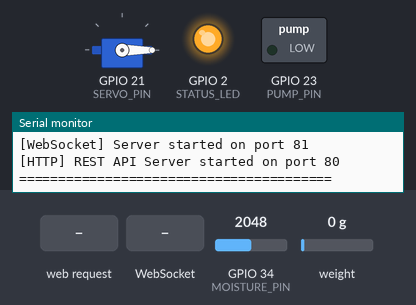
A sketch run on a simulated ESP32. On the bench: servo, switched loads named in the sketch (green lamp = pin HIGH), output pins drawn as LEDs (lit = HIGH), the last lines printed to the serial monitor. Dashed ring = blinking. The test bench sets the inputs (shaded band); at power-on: GPIO 34 (MOISTURE_PIN) = 2048, weight on the scale 0 g. WiFi joins after 1.5 s; servers stay silent unless stated; uploads are accepted with an empty reply; the local clock reads 2024-03-15 10:24:30 at power-on unless the sketch sets it.

Above: at 4.0 s.
4.1 s: HTTP request GET /api/command?command=pump received
At 6.7 s:
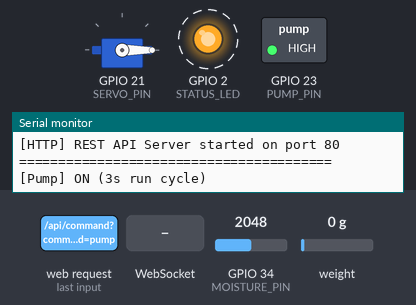
8.2 s: WebSocket text "dispense" received
At 8.7 s:
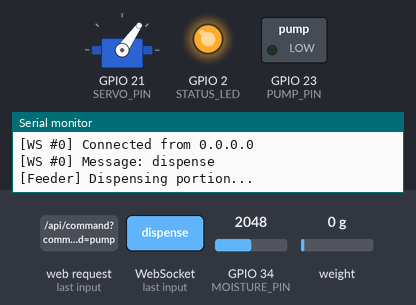
11.7 s: HTTP request GET /pump received
At 15.56 s:
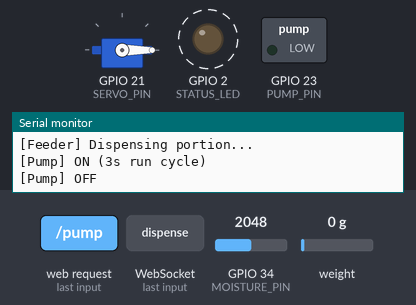
15.8 s: WebSocket text "pump" received
At 15.96 s:
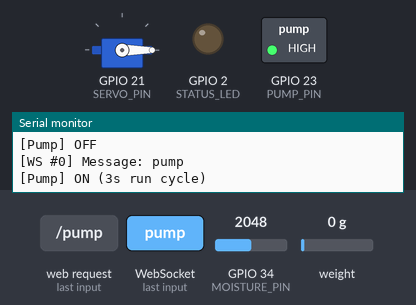
19.9 s: HTTP request GET /pump received
At 23.18 s:
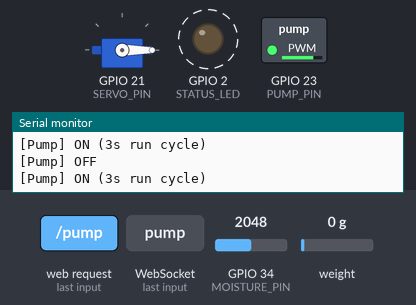
Timing chart, 0 to 27.1 s (numbered marks = the images above; inputs shaded):
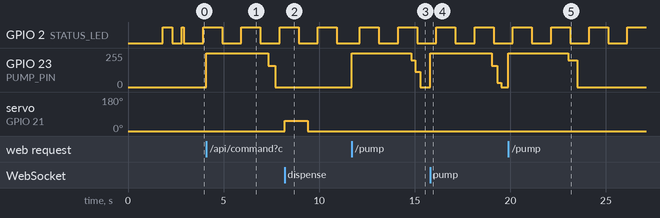

The sketch:

PawStationCode.ino
```cpp
/*
 * ==============================================================================
 * PawStation ESP32 Direct Wi-Fi Firmware
 * ==============================================================================
 * File: firmware/PawStationDirect/PawStationDirect.ino
 * ==============================================================================
 */

#include <WiFi.h>
#include <WebServer.h>
#include <WebSocketsServer.h>
#include <ESPmDNS.h>
#include <HX711.h>
#include <ESP32Servo.h>
#include <time.h>
#include <HTTPClient.h>
#include <WiFiClientSecure.h>

// ==============================================================================
// 1. PIN CONFIGURATION
// ==============================================================================
#define MOISTURE_PIN 34  // Moisture / Water level sensor AO (ADC1, Wi-Fi safe)
#define HX_DT_PIN    19  // HX711 Load Cell Data
#define HX_SCK_PIN   18  // HX711 Load Cell Clock
#define PUMP_PIN     23  // XY-MOS MOSFET TRIG / PWM
#define SERVO_PIN    21  // SG90 Feeder Servo signal
#define STATUS_LED   2   // Built-in status LED

// ==============================================================================
// 2. WI-FI & TIME CONFIGURATION
// ==============================================================================
// >>> REPLACE WITH YOUR HOME 2.4 GHz WI-FI CREDENTIALS <<<
const char* WIFI_SSID     = "MeowWhyfi";
const char* WIFI_PASSWORD = "23434523";

// Fallback SoftAP if Home Wi-Fi is unreachable
const char* AP_SSID       = "PawStation-AP";
const char* AP_PASSWORD   = "pawstation123";

// NTP Time Configuration (Default: UTC+8)
const long  GMT_OFFSET_SEC      = 8 * 3600;  // Adjust to your timezone offset in seconds
const int   DAYLIGHT_OFFSET_SEC = 0;
const char* NTP_SERVER_1        = "pool.ntp.org";
const char* NTP_SERVER_2        = "time.google.com";

// ==============================================================================
// 2.1 CLOUD RELAY CONFIGURATION (ZERO-PNA MOBILE CONTROL)
// ==============================================================================
// Target endpoint on your deployed Vercel application
const char* CLOUD_SYNC_URL = "https://paw-station.vercel.app/api/station/cloud-sync";
unsigned long lastCloudSyncTime = 0;
const unsigned long CLOUD_SYNC_INTERVAL_MS = 1500; // Poll cloud every 1.5 seconds

// ==============================================================================
// 3. HARDWARE & CALIBRATION CONSTANTS
// ==============================================================================
// Use negative calibration factor (-420.0) so downward platform pressure produces positive weight
float CALIBRATION_FACTOR = -420.0;   // Tune with a known weight (e.g. 500g)
const int CAT_WEIGHT_G   = 500;      // Grams threshold to detect cat visit
const int LOW_WATER_RAW  = 1500;     // Raw ADC threshold: below this = low water

const int SERVO_FILL_POS = 0;       // Resting fill angle
const int SERVO_DROP_POS = 55;      // Dispense drop angle
const unsigned long DISPENSE_MS = 1200;

// Pump PWM setup
const int PUMP_PWM_FREQ    = 1000;
const int PUMP_PWM_RES     = 8;      // Duty 0-255
const int PUMP_PWM_CHANNEL = 4;
const unsigned long PUMP_RUN_MS      = 3000;
const unsigned long PUMP_RAMPDOWN_MS = 600;

// ==============================================================================
// 4. GLOBAL INSTANCES & SYSTEM STATE
// ==============================================================================
HX711 scale;
Servo feeder;
WebServer server(80);
WebSocketsServer webSocket = WebSocketsServer(81);

float weightG    = 0.0;
long  rawValue   = 0;
bool  scaleOk    = false;
int   waterRaw   = 0;
bool  waterLow   = false;
bool  catPresent = false;
int   catVisits  = 0;

enum PumpState { PUMP_OFF, PUMP_RUN, PUMP_RAMP };
PumpState pumpState = PUMP_OFF;
unsigned long pumpT0 = 0;

bool dispensing = false;
unsigned long dispenseT0 = 0;

// Schedule & Clock State
String feedingSchedule = "08:00,18:00";
String lastAutoFeed    = "--";
String lastCheckedMin  = "";

// ==============================================================================
// 5. HELPER FUNCTIONS: TIME & SCHEDULING
// ==============================================================================
String getCurrentTimeStr(bool &isOk) {
  struct tm timeinfo;
  if (!getLocalTime(&timeinfo, 50)) {
    isOk = false;
    unsigned long sec = millis() / 1000;
    char buf[16];
    snprintf(buf, sizeof(buf), "%02lu:%02lu:%02lu", (sec / 3600) % 24, (sec / 60) % 60, sec % 60);
    return String(buf);
  }
  isOk = true;
  char buf[16];
  snprintf(buf, sizeof(buf), "%02d:%02d:%02d", timeinfo.tm_hour, timeinfo.tm_min, timeinfo.tm_sec);
  return String(buf);
}

// ==============================================================================
// 6. HELPER FUNCTIONS: ACTUATORS
// ==============================================================================
void pumpWrite(int duty) {
#if ESP_ARDUINO_VERSION_MAJOR >= 3
  ledcWriteChannel(PUMP_PWM_CHANNEL, duty);
#else
  ledcWrite(PUMP_PWM_CHANNEL, duty);
#endif
}

void triggerDispense() {
  if (!dispensing) {
    feeder.attach(SERVO_PIN, 500, 2400);
    feeder.write(SERVO_DROP_POS);
    dispenseT0 = millis();
    dispensing = true;
    Serial.println("[Feeder] Dispensing portion...");
  }
}

void triggerPump() {
  if (pumpState == PUMP_OFF) {
    pumpWrite(255);
    pumpState = PUMP_RUN;
    pumpT0 = millis();
    Serial.println("[Pump] ON (3s run cycle)");
  }
}

void triggerTare() {
  if (scale.wait_ready_timeout(500)) {
    scale.tare(5);
    Serial.println("[Scale] Zeroed / Tared");
  }
}

void updatePump(unsigned long now) {
  if (pumpState == PUMP_RUN) {
    if (now - pumpT0 >= PUMP_RUN_MS) {
      pumpState = PUMP_RAMP;
      pumpT0 = now;
    }
  } else if (pumpState == PUMP_RAMP) {
    unsigned long elapsed = now - pumpT0;
    if (elapsed >= PUMP_RAMPDOWN_MS) {
      pumpWrite(0);
      pumpState = PUMP_OFF;
      Serial.println("[Pump] OFF");
    } else {
      pumpWrite(255 - (int)(255UL * elapsed / PUMP_RAMPDOWN_MS));
    }
  }
}

const char* pumpName() {
  return pumpState == PUMP_OFF ? "OFF" : (pumpState == PUMP_RUN ? "RUNNING" : "STOPPING");
}

void checkSchedule(const String &clockStr, bool timeOk) {
  if (!timeOk) return;
  String currentHHMM = clockStr.substring(0, 5); // "HH:MM"
  if (currentHHMM == lastCheckedMin) return;
  lastCheckedMin = currentHHMM;

  int startIndex = 0;
  while (startIndex < (int)feedingSchedule.length()) {
    int commaIndex = feedingSchedule.indexOf(',', startIndex);
    if (commaIndex == -1) commaIndex = feedingSchedule.length();
    String scheduledSlot = feedingSchedule.substring(startIndex, commaIndex);
    scheduledSlot.trim();
    if (scheduledSlot == currentHHMM) {
      Serial.printf("[Scheduler] Auto-feed triggered for %s\n", scheduledSlot.c_str());
      triggerDispense();
      lastAutoFeed = currentHHMM;
      break;
    }
    startIndex = commaIndex + 1;
  }
}

// ==============================================================================
// 7. TELEMETRY JSON GENERATOR
// ==============================================================================
String buildTelemetryJson() {
  bool timeOk = false;
  String clockStr = getCurrentTimeStr(timeOk);
  int rssiVal = (WiFi.status() == WL_CONNECTED) ? WiFi.RSSI() : -40;

  String json = "{";
  json += "\"weight\":" + String(weightG, 1) + ",";
  json += "\"raw\":" + String(rawValue) + ",";
  json += "\"scaleOk\":" + String(scaleOk ? "true" : "false") + ",";
  json += "\"cat\":" + String(catPresent ? "true" : "false") + ",";
  json += "\"visits\":" + String(catVisits) + ",";
  json += "\"water\":" + String(waterRaw) + ",";
  json += "\"waterLow\":" + String(waterLow ? "true" : "false") + ",";
  json += "\"pump\":\"" + String(pumpName()) + "\",";
  json += "\"dispensing\":" + String(dispensing ? "true" : "false") + ",";
  json += "\"rssi\":" + String(rssiVal) + ",";
  json += "\"clock\":\"" + clockStr + "\",";
  json += "\"timeOk\":" + String(timeOk ? "true" : "false") + ",";
  json += "\"sched\":\"" + feedingSchedule + "\",";
  json += "\"lastAuto\":\"" + lastAutoFeed + "\"";
  json += "}";
  return json;
}

// ==============================================================================
// 8. WEBSOCKET EVENT HANDLER
// ==============================================================================
void parseAndExecuteCommand(const String &cmdText) {
  if (cmdText.indexOf("dispense") >= 0) {
    triggerDispense();
  } else if (cmdText.indexOf("pump") >= 0) {
    triggerPump();
  } else if (cmdText.indexOf("tare") >= 0) {
    triggerTare();
  } else if (cmdText.indexOf("\"schedule\"") >= 0 || cmdText.indexOf("\"sched\"") >= 0) {
    int keyPos = cmdText.indexOf("schedule");
    if (keyPos < 0) keyPos = cmdText.indexOf("sched");
    int colonPos = cmdText.indexOf(':', keyPos);
    if (colonPos > 0) {
      int quote1 = cmdText.indexOf('"', colonPos);
      int quote2 = cmdText.indexOf('"', quote1 + 1);
      if (quote1 > 0 && quote2 > quote1) {
        feedingSchedule = cmdText.substring(quote1 + 1, quote2);
        Serial.printf("[Scheduler] Updated via WS to: %s\n", feedingSchedule.c_str());
      }
    }
  }
}

void webSocketEvent(uint8_t num, WStype_t type, uint8_t * payload, size_t length) {
  switch (type) {
    case WStype_DISCONNECTED:
      Serial.printf("[WS #%u] Disconnected\n", num);
      break;
    case WStype_CONNECTED: {
      IPAddress ip = webSocket.remoteIP(num);
      Serial.printf("[WS #%u] Connected from %s\n", num, ip.toString().c_str());
      String telemetry = buildTelemetryJson();   // <-- store first
      webSocket.sendTXT(num, telemetry);
      break;
    }
    case WStype_TEXT: {
      String msg = String((char*)payload);
      Serial.printf("[WS #%u] Message: %s\n", num, msg.c_str());
      parseAndExecuteCommand(msg);
      String telemetry = buildTelemetryJson();   // <-- store first
      webSocket.sendTXT(num, telemetry);
      break;
    }
    default:
      break;
  }
}
// ==============================================================================
// 9. HTTP REST HANDLERS & CORS SUPPORT
// ==============================================================================
void setCorsHeaders() {
  server.sendHeader("Access-Control-Allow-Origin", "*");
  server.sendHeader("Access-Control-Allow-Methods", "GET, POST, OPTIONS");
  server.sendHeader("Access-Control-Allow-Headers", "Content-Type");
  server.sendHeader("Access-Control-Allow-Private-Network", "true");
}

void handleOptions() {
  setCorsHeaders();
  server.send(204);
}

void handleTelemetry() {
  setCorsHeaders();
  server.send(200, "application/json", buildTelemetryJson());
}

void handleCommandPost() {
  setCorsHeaders();
  String body = "";
  if (server.hasArg("plain")) {
    body = server.arg("plain");
  } else if (server.hasArg("command")) {
    body = server.arg("command");
  } else if (server.hasArg("cmd")) {
    body = server.arg("cmd");
  } else if (server.hasArg("action")) {
    body = server.arg("action");
  }
  if (body.length() > 0) {
    parseAndExecuteCommand(body);
  }
  server.send(200, "application/json", "{\"status\":\"ok\"}");
}

void handleSchedulePost() {
  setCorsHeaders();
  if (server.hasArg("plain")) {
    String body = server.arg("plain");
    parseAndExecuteCommand(body);
  }
  server.send(200, "application/json", "{\"status\":\"ok\",\"schedule\":\"" + feedingSchedule + "\"}");
}

void handleStatus() {
  setCorsHeaders();
  String ip = (WiFi.status() == WL_CONNECTED) ? WiFi.localIP().toString() : WiFi.softAPIP().toString();
  String json = "{";
  json += "\"status\":\"online\",";
  json += "\"ip\":\"" + ip + "\",";
  json += "\"hostname\":\"pawstation.local\",";
  json += "\"uptime_s\":" + String(millis() / 1000);
  json += "}";
  server.send(200, "application/json", json);
}

// Emergency Fallback UI
const char index_html[] PROGMEM = R"rawliteral(
<!DOCTYPE html>
<html>
<head>
  <meta charset="UTF-8">
  <meta name="viewport" content="width=device-width, initial-scale=1">
  <title>PawStation Emergency Console</title>
  <style>
    body { font-family: -apple-system, sans-serif; background: #0f1117; color: #fff; text-align: center; padding: 24px; margin: 0; }
    .card { max-width: 420px; margin: auto; background: #181d28; padding: 24px; border-radius: 20px; border: 1px solid #282f40; }
    h1 { font-size: 20px; color: #f59e0b; margin-bottom: 20px; }
    .metric { background: #10131c; border-radius: 12px; padding: 12px; margin-bottom: 12px; text-align: left; }
    .label { font-size: 11px; color: #8892b0; text-transform: uppercase; font-weight: 600; }
    .val { font-size: 28px; font-weight: bold; color: #fff; font-family: monospace; }
    .btn-grid { display: grid; grid-template-columns: 1fr; gap: 8px; margin-top: 16px; }
    button { padding: 12px; font-size: 13px; font-weight: 600; border-radius: 10px; border: none; cursor: pointer; background: #f59e0b; color: #000; text-transform: uppercase; }
    .btn-secondary { background: #282f40; color: #fff; }
  </style>
</head>
<body>
  <div class="card">
    <h1>PAWSTATION DIRECT</h1>
    <div class="metric"><div class="label">Scale Weight</div><div class="val" id="w">-- g</div></div>
    <div class="metric"><div class="label">Water Reservoir</div><div class="val" id="water">--</div></div>
    <div class="metric"><div class="label">Cat Visits Today</div><div class="val" id="v">--</div></div>
    <div class="btn-grid">
      <button onclick="fetch('/api/command',{method:'POST',body:JSON.stringify({command:'dispense'})})">Dispense Food</button>
      <button onclick="fetch('/api/command',{method:'POST',body:JSON.stringify({command:'pump'})})" class="btn-secondary">Run Pump (3s)</button>
      <button onclick="fetch('/api/command',{method:'POST',body:JSON.stringify({command:'tare'})})" class="btn-secondary">Zero Scale</button>
    </div>
  </div>
  <script>
    setInterval(() => {
      fetch('/api/telemetry').then(r => r.json()).then(d => {
        document.getElementById('w').textContent = d.weight.toFixed(1) + ' g';
        document.getElementById('water').textContent = d.waterLow ? 'LOW REFILL' : 'NORMAL (' + d.water + ')';
        document.getElementById('v').textContent = d.visits + (d.cat ? ' (CAT HERE)' : '');
      }).catch(() => {});
    }, 1000);
  </script>
</body>
</html>
)rawliteral";

// ==============================================================================
// 9.1 SUPABASE / VERCEL CLOUD RELAY (ZERO-PNA MOBILE SYNC)
// ==============================================================================
void syncWithCloud() {
  if (WiFi.status() != WL_CONNECTED) return;

  WiFiClientSecure client;
  client.setInsecure(); // Fast TLS handshake without cert pinning

  HTTPClient https;
  if (!https.begin(client, CLOUD_SYNC_URL)) {
    return;
  }

  https.addHeader("Content-Type", "application/json");
  https.setTimeout(2500);

  String payload = buildTelemetryJson();
  int httpCode = https.POST(payload);

  if (httpCode == 200) {
    String response = https.getString();
    // Parse pending command e.g. "command":"dispense"
    int cmdIdx = response.indexOf("\"command\":\"");
    if (cmdIdx != -1) {
      int start = cmdIdx + 11;
      int end = response.indexOf("\"", start);
      if (end != -1) {
        String cmd = response.substring(start, end);
        if (cmd.length() > 0 && cmd != "null") {
          Serial.print("[Cloud] Executing queued command from mobile: ");
          Serial.println(cmd);
          parseAndExecuteCommand(cmd);
        }
      }
    }
  }

  https.end();
}

// ==============================================================================
// 10. SETUP INITIALIZATION
// ==============================================================================
void setup() {
  Serial.begin(115200);
  delay(500);
  Serial.println("\n\n========================================");
  Serial.println("  PAWSTATION SMART PET HARDWARE INITIALIZING  ");
  Serial.println("========================================");

  pinMode(STATUS_LED, OUTPUT);
  pinMode(MOISTURE_PIN, INPUT);

  // Initialize Servo
  ESP32PWM::allocateTimer(0);
  feeder.setPeriodHertz(50);
  feeder.attach(SERVO_PIN, 500, 2400);
  feeder.write(SERVO_FILL_POS);
  delay(300);
  feeder.detach(); // Detach initially to prevent motor hum/heating

  // Initialize Pump PWM
#if ESP_ARDUINO_VERSION_MAJOR >= 3
  ledcAttachChannel(PUMP_PIN, PUMP_PWM_FREQ, PUMP_PWM_RES, PUMP_PWM_CHANNEL);
#else
  ledcSetup(PUMP_PWM_CHANNEL, PUMP_PWM_FREQ, PUMP_PWM_RES);
  ledcAttachPin(PUMP_PIN, PUMP_PWM_CHANNEL);
#endif
  pumpWrite(0);

  // Initialize HX711 Scale
  scale.begin(HX_DT_PIN, HX_SCK_PIN);
  if (scale.wait_ready_timeout(1000)) {
    scale.set_scale(CALIBRATION_FACTOR);
    scale.tare(5);
    scaleOk = true;
    Serial.println("[Scale] HX711 connected and tared successfully.");
  } else {
    Serial.println("[Scale] WARNING: HX711 not detected. Continuing in offline scale mode.");
  }

  // Connect to Home Wi-Fi
  Serial.printf("[Wi-Fi] Connecting to %s", WIFI_SSID);
  WiFi.mode(WIFI_STA);
  WiFi.begin(WIFI_SSID, WIFI_PASSWORD);

  unsigned long startAttempt = millis();
  while (WiFi.status() != WL_CONNECTED && millis() - startAttempt < 15000) {
    delay(500);
    Serial.print(".");
    digitalWrite(STATUS_LED, !digitalRead(STATUS_LED));
  }

  if (WiFi.status() == WL_CONNECTED) {
    digitalWrite(STATUS_LED, HIGH);
    Serial.println("\n[Wi-Fi] Connected successfully!");
    Serial.print("[Wi-Fi] IP Address: ");
    Serial.println(WiFi.localIP());

    // Start mDNS Responder
    if (MDNS.begin("pawstation")) {
      Serial.println("[mDNS] Responder started: http://pawstation.local");
      MDNS.addService("http", "tcp", 80);
      MDNS.addService("ws", "tcp", 81);
    }

    configTime(GMT_OFFSET_SEC, DAYLIGHT_OFFSET_SEC, NTP_SERVER_1, NTP_SERVER_2);
  } else {
    Serial.println("\n[Wi-Fi] Connection timeout. Launching Fallback SoftAP...");
    WiFi.mode(WIFI_AP);
    WiFi.softAP(AP_SSID, AP_PASSWORD);
    Serial.print("[Wi-Fi AP] SoftAP SSID: ");
    Serial.println(AP_SSID);
    Serial.print("[Wi-Fi AP] IP Address: ");
    Serial.println(WiFi.softAPIP());
  }

  // Start Embedded WebSocket Server on Port 81
  webSocket.begin();
  webSocket.onEvent(webSocketEvent);
  Serial.println("[WebSocket] Server started on port 81");

  // Register WebServer HTTP Routes
  server.on("/", []() {
    setCorsHeaders();
    server.send(200, "text/html", index_html);
  });
  server.on("/api/telemetry", HTTP_GET, handleTelemetry);
  server.on("/api/telemetry", HTTP_OPTIONS, handleOptions);
  server.on("/api/command", HTTP_GET, []() {
    setCorsHeaders();
    String cmd = server.hasArg("command") ? server.arg("command") : (server.hasArg("cmd") ? server.arg("cmd") : "");
    if (cmd.length() > 0) {
      parseAndExecuteCommand(cmd);
    }
    server.send(200, "application/json", "{\"status\":\"ok\"}");
  });
  server.on("/api/command", HTTP_POST, handleCommandPost);
  server.on("/api/command", HTTP_OPTIONS, handleOptions);
  server.on("/api/schedule", HTTP_POST, handleSchedulePost);
  server.on("/api/schedule", HTTP_OPTIONS, handleOptions);
  server.on("/api/status", HTTP_GET, handleStatus);
  server.on("/api/status", HTTP_OPTIONS, handleOptions);

  // Backward compatibility routes
  server.on("/data", HTTP_GET, handleTelemetry);
  server.on("/dispense", HTTP_GET, []() { triggerDispense(); handleTelemetry(); });
  server.on("/pump", HTTP_GET, []() { triggerPump(); handleTelemetry(); });
  server.on("/tare", HTTP_GET, []() { triggerTare(); handleTelemetry(); });

  server.begin();
  Serial.println("[HTTP] REST API Server started on port 80");
  Serial.println("========================================\n");
}

// ==============================================================================
// 11. MAIN EXECUTION LOOP
// ==============================================================================
void loop() {
  server.handleClient();
  webSocket.loop();

  unsigned long now = millis();

  updatePump(now);

  if (dispensing && now - dispenseT0 >= DISPENSE_MS) {
    feeder.write(SERVO_FILL_POS);
    dispensing = false;
    delay(200);
    feeder.detach();
  }

  static unsigned long lastTelemetryTime = 0;
  if (now - lastTelemetryTime >= 1000) {
    lastTelemetryTime = now;

    // Wait up to 150ms for 10Hz HX711 conversion cycle (~100ms)
    if (scale.wait_ready_timeout(150)) {
      if (!scaleOk) {
        scale.set_scale(CALIBRATION_FACTOR);
        scale.tare(3);
        scaleOk = true;
      }
      rawValue = scale.read();
      float delta = (float)(rawValue - scale.get_offset());
      float rawWeight = delta / CALIBRATION_FACTOR;
      // Filter micro noise around 0, but preserve true negative readings so wiring polarity can be debugged
      if (fabs(rawWeight) < 2.0) {
        weightG = 0.0;
      } else {
        weightG = rawWeight;
      }
    } else {
      scaleOk = false;
    }

    waterRaw = analogRead(MOISTURE_PIN);
    waterLow = (waterRaw < LOW_WATER_RAW);

    if (scaleOk && weightG >= CAT_WEIGHT_G) {
      if (!catPresent) {
        catPresent = true;
        catVisits++;
      }
    } else {
      catPresent = false;
    }

    bool timeOk = false;
    String clockStr = getCurrentTimeStr(timeOk);
    checkSchedule(clockStr, timeOk);

    // Broadcast Telemetry via WebSocket to all web clients
    String payload = buildTelemetryJson();
    webSocket.broadcastTXT(payload);

    digitalWrite(STATUS_LED, !digitalRead(STATUS_LED));
  }

  // 6. Background Cloud Relay Sync (Runs every 1.5s for Zero-PNA Mobile Control)
  if (now - lastCloudSyncTime >= CLOUD_SYNC_INTERVAL_MS) {
    lastCloudSyncTime = now;
    syncWithCloud();
  }
}
```

Measured:
- after the input at 4.1 s, GPIO 23 (PUMP_PIN): 0/255 → 255/255 at once, → 159/255 3.2 s later, → 0/255 0.38 s later
- after the input at 8.2 s, servo on GPIO 21 (SERVO_PIN): 0° → 55° at once, → 0° 1.2 s later
- after the input at 11.7 s, GPIO 23 (PUMP_PIN): 0/255 → 255/255 at once, → 201/255 3.1 s later, → 116/255 0.20 s later, → 0/255 0.27 s later
- after the input at 15.8 s, GPIO 23 (PUMP_PIN): 0/255 → 255/255 at once, → 158/255 3.2 s later, → 32/255 0.30 s later, → 0/255 0.20 s later
- after the input at 19.9 s, GPIO 23 (PUMP_PIN): 0/255 → 255/255 at once, → 199/255 3.1 s later, → 0/255 0.47 s later
- by itself, GPIO 2 (STATUS_LED): alternates HIGH for 1.0 s and LOW for 1.0 s
